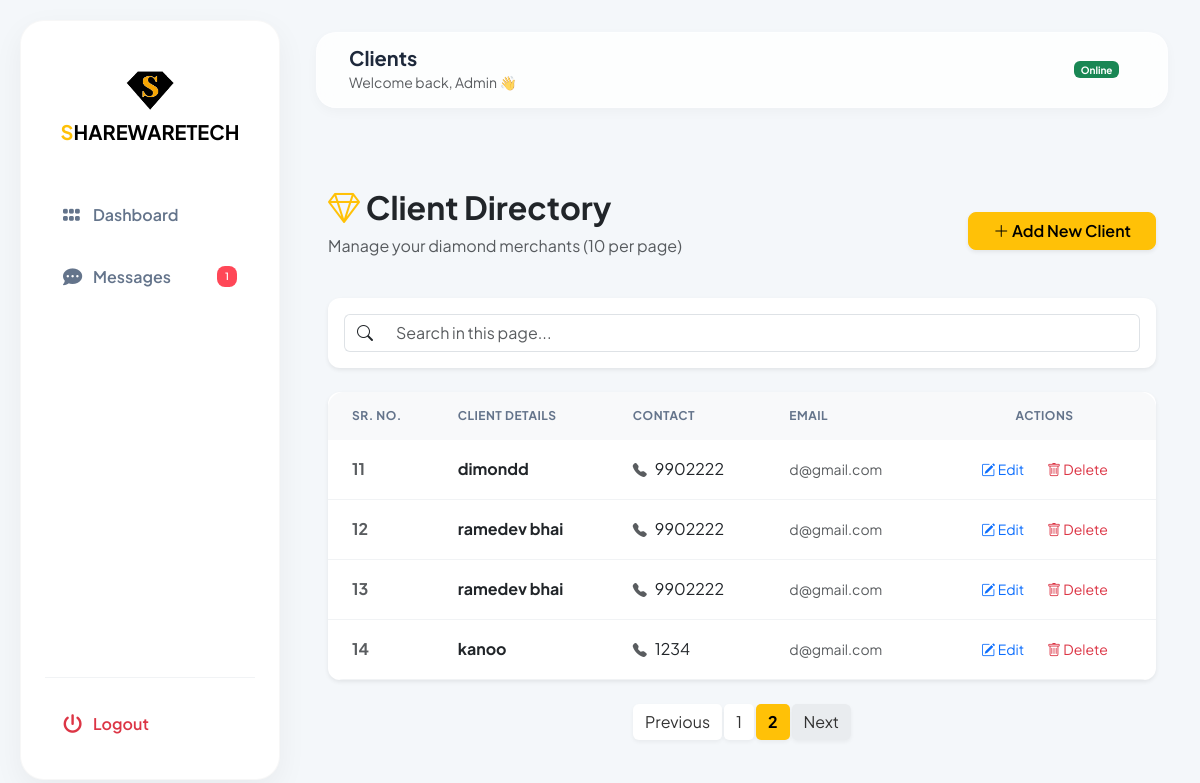
The app's page /admin/index.php?page=clients&p=2 (signed in) with its own data.
### tables this page shows
CREATE TABLE `clients` (
  `id` int(11) NOT NULL,
  `name` varchar(100) NOT NULL,
  `phone` varchar(20) NOT NULL,
  `email` varchar(100) DEFAULT NULL,
  `company` varchar(150) DEFAULT NULL,
  `plan` enum('Basic','Premium') DEFAULT 'Basic',
  `status` enum('Active','Inactive') DEFAULT 'Active',
  `created_at` timestamp NOT NULL DEFAULT current_timestamp()
);

### admin/clients.php (the view, shortened to what this page needs)
<?php
include('../db_connect.php');
$limit = 10;
$page_num = isset($_GET['p']) ? (int)$_GET['p'] : 1;
$offset = ($page_num - 1) * $limit;
$total_query = mysqli_query($conn, "SELECT COUNT(*) as total FROM clients");
$total_data = mysqli_fetch_assoc($total_query);
$total_records = $total_data['total'];
$total_pages = ceil($total_records / $limit);
?>
<!DOCTYPE html>
<html lang="en">
<head>
    <link href="https://cdn.jsdelivr.net/npm/bootstrap@5.3.0/dist/css/bootstrap.min.css" rel="stylesheet">
    <link rel="stylesheet" href="https://cdn.jsdelivr.net/npm/bootstrap-icons@1.11.0/font/bootstrap-icons.css">
    <link rel="stylesheet" href="../admin/main.css">
</head>
<body>
<div class="container py-5">
    <div class="row mb-4 align-items-center">
        <div class="col">
            <h2 class="fw-bold text-dark"><i class="bi bi-gem text-warning"></i> Client Directory</h2>
            <p class="text-muted">Manage your diamond merchants (10 per page)</p>
        </div>
        <div class="col-auto">
            <button class="btn btn-warning shadow-sm px-4" onclick="addNew()">
                <i class="bi bi-plus-lg"></i> Add New Client
            </button>
        </div>
    </div>
    <div class="card shadow-sm mb-4">
        <div class="card-body">
            <div class="input-group">
                <span class="input-group-text bg-white border-end-0"><i class="bi bi-search"></i></span>
                <input type="text" id="tableSearch" class="form-control border-start-0" placeholder="Search in this page...">
            </div>
        </div>
    </div>
    <div class="card shadow-sm">
        <div class="table-responsive">
            <table class="table table-hover align-middle mb-0" id="clientTable">
                <thead>
                    <tr>
                        <th class="ps-4">Sr. No.</th>
                        <th>Client Details</th>
                        <th>Contact</th>
                        <th>Email</th>
                        <th class="text-center">Actions</th>
                    </tr>
                </thead>
                <tbody>
                <?php
                    $query = mysqli_query($conn, "SELECT * FROM clients ORDER BY id ASC LIMIT $offset, $limit");
                    $sn = $offset + 1;
                    if(mysqli_num_rows($query) > 0):
                        while($row = mysqli_fetch_assoc($query)):
                    ?>
                    <tr>
                        <td class="ps-4 text-muted fw-bold"><?= $sn++ ?></td>
                        <td><div class="fw-bold text-dark"><?= htmlspecialchars($row['name']) ?></div></td>
                        <td><div><i class="bi bi-telephone-fill text-muted small me-2"></i><?= htmlspecialchars($row['phone']) ?></div></td>
                        <td><div class="text-muted small"><?= htmlspecialchars($row['email'] ?: 'No email') ?></div></td>
                        <td class="text-center">
                            <button class="btn btn-sm btn-outline-primary border-0 me-1"
                                    onclick="editClient('<?= $row['id'] ?>', '<?= addslashes($row['name']) ?>', '<?= $row['phone'] ?>', '<?= $row['email'] ?>')">
                                <i class="bi bi-pencil-square"></i> Edit
                            </button>
                            <a href="index.php?page=clients&delete_id=<?= $row['id'] ?>&p=<?= $page_num ?>" class="btn btn-sm btn-outline-danger border-0"
                               onclick="return confirm('Are you sure you want to delete this client?')">
                                <i class="bi bi-trash"></i> Delete
                            </a>
                        </td>
                    </tr>
                    <?php endwhile; else: ?>
                    <tr><td colspan="5" class="text-center py-4 text-muted">No clients found.</td></tr>
                    <?php endif; ?>
                </tbody>
            </table>
        </div>
    </div>
    <?php if($total_pages > 1): ?>
    <nav class="mt-4">
        <ul class="pagination justify-content-center">
            <li class="page-item <?= ($page_num <= 1) ? 'disabled' : '' ?>">
                <a class="page-link" href="index.php?page=clients&p=<?= $page_num - 1 ?>">Previous</a>
            </li>
            <?php for($i = 1; $i <= $total_pages; $i++): ?>
                <li class="page-item <?= ($page_num == $i) ? 'active' : '' ?>">
                    <a class="page-link" href="index.php?page=clients&p=<?= $i ?>"><?= $i ?></a>
                </li>
            <?php endfor; ?>
            <li class="page-item <?= ($page_num >= $total_pages) ? 'disabled' : '' ?>">
                <a class="page-link" href="index.php?page=clients&p=<?= $page_num + 1 ?>">Next</a>
            </li>
        </ul>
    </nav>
    <?php endif; ?>
</div>
</body>
</html>

### admin/main.css (style rules this page uses)
:root { --sidebar-bg: #ffffff; --card-bg: #ffffff; --accent-color: #ffc107; --accent-glow: rgba(255, 193, 7, 0.3); --sidebar-width: 260px; --text-main: #1e293b; --text-muted: #64748b; --bg-body: #f4f7fa; }
body { font-family: 'Plus Jakarta Sans', 'Poppins', sans-serif; background: var(--bg-body); color: var(--text-main); min-height: 100vh; margin: 0; }
.card { border: none; border-radius: 16px; background: #ffffff; box-shadow: 0 5px 15px rgba(0,0,0,0.02); transition: 0.3s; }
.table-responsive { border-radius: 16px; }
.table thead th { background: #f8f9fa; color: var(--text-muted); font-size: 12px; text-transform: uppercase; letter-spacing: 0.5px; border: none; padding: 15px; }
.table td { padding: 15px; border-bottom: 1px solid #f1f3f5; vertical-align: middle; }

### admin/clients.php (style rules this page uses)
.card { border: none; border-radius: 12px; }
.btn-warning { font-weight: 600; border-radius: 8px; }
.pagination .page-link { color: #333; border: none; margin: 0 3px; border-radius: 5px; box-shadow: 0 2px 4px rgba(0,0,0,0.05); }
.pagination .active .page-link { background-color: #ffc107; color: #000; font-weight: bold; }

### records on screen
clients: name "dimondd", phone "9902222", email "d@gmail.com"
clients: name "ramedev bhai", phone "9902222", email "d@gmail.com"
clients: name "ramedev bhai", phone "9902222", email "d@gmail.com"
clients: name "kanoo", phone "1234", email "d@gmail.com"

### other values on screen
$unread_count "1"
$p "Clients"
